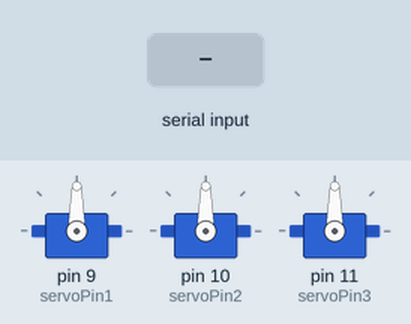
The sketch below on a simulated Arduino Uno, built with avr-gcc and run on an emulated ATmega328P. On the bench: 3 × servo. The test bench sets the inputs (shaded band).

Above: at 1.2 s.
1.3 s: "a" received over Serial
At 1.9 s:
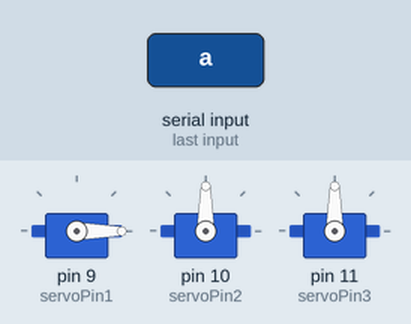
2.8 s: "b" received over Serial
At 4.0 s:
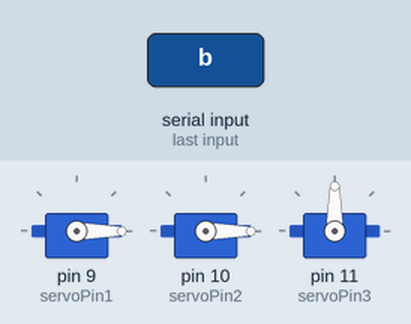
4.3 s: "c" received over Serial
At 5.4 s:
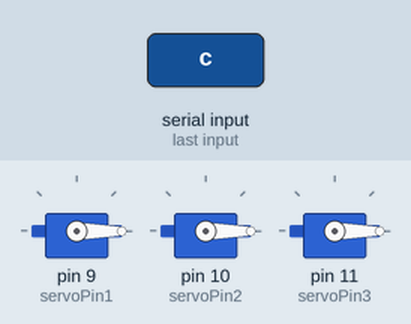
Timing chart, 0 to 7.3 s (numbered marks = the images above; inputs shaded):
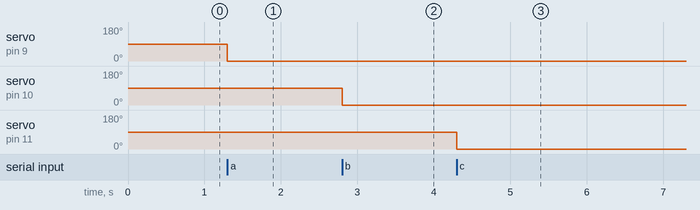

Measured:
- after the input at 1.3 s, servo on pin 9 (servoPin1): 90° → 0° at once
- after the input at 2.8 s, servo on pin 10 (servoPin2): 90° → 0° at once
- after the input at 4.3 s, servo on pin 11 (servoPin3): 90° → 0° at once

The sketch:

sketch_dec12a_copy_20241218235423.ino
```cpp
#include <Servo.h>

Servo servo1;  // 서보 1
Servo servo2;  // 서보 2
Servo servo3;  // 서보 3

const int servoPin1 = 9;
const int servoPin2 = 10;
const int servoPin3 = 11;

void setup() {
  Serial.begin(9600); // 시리얼 통신 시작
  servo1.attach(servoPin1);
  servo2.attach(servoPin2);
  servo3.attach(servoPin3);

  // 서보 초기 위치 설정
  servo1.write(90);
  servo2.write(90);
  servo3.write(90);
}

void loop() {
  if (Serial.available()) {
    char command = Serial.read(); // 명령 읽기

    switch (command) {
      case 'a': // 서보 1 제어
          servo1.write(0);
        break;

      case 'b': // 서보 2 제어
          servo2.write(0);
        break;

      case 'c': // 서보 3 제어
          servo3.write(0);
        break;

      default:
        // 잘못된 명령은 무시
        break;
    }
  }
}
```
